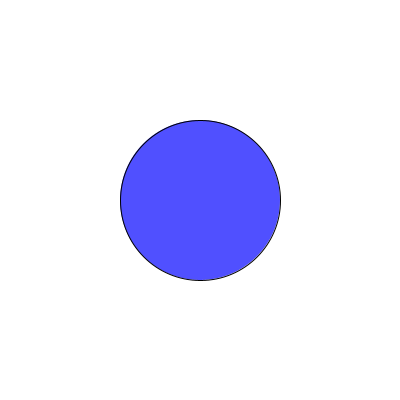
Frame 1 (no input)
Frame 60 (the mouse pressed at the canvas centre just before this capture): identical to frame 1, image omitted
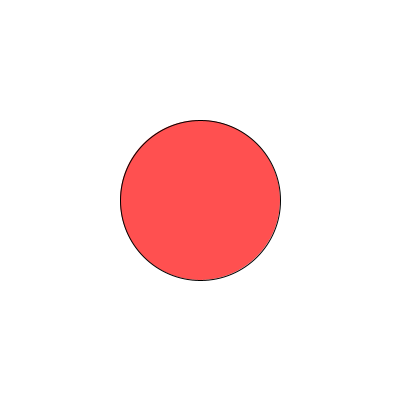
Frame 120 (the mouse held since frame 60 and released just before this capture)

The Processing sketch that drew these frames (run headless with seeded random() and noise(); from frame 60 on, the mouse is pressed at the canvas centre):

// Processing sketch: m05b_hover_color
// ── m05b_hover_color.pde
// MODULE 5 - if / else: ask a question, choose a result
void setup() {
  size(400, 400);
}

void draw() {
  background(255);

  float d = dist(mouseX, mouseY, 200, 200);   // distance from mouse to the circle's centre

  if (d < 80) {                // is the mouse inside the circle?
    fill(255, 80, 80);         // YES -> red
  } else {
    fill(80, 80, 255);         // NO  -> blue
  }
  ellipse(200, 200, 160, 160);

  // CHALLENGE: add a third colour when the mouse is VERY close (d < 30).
  // Hint: use  else if
}
